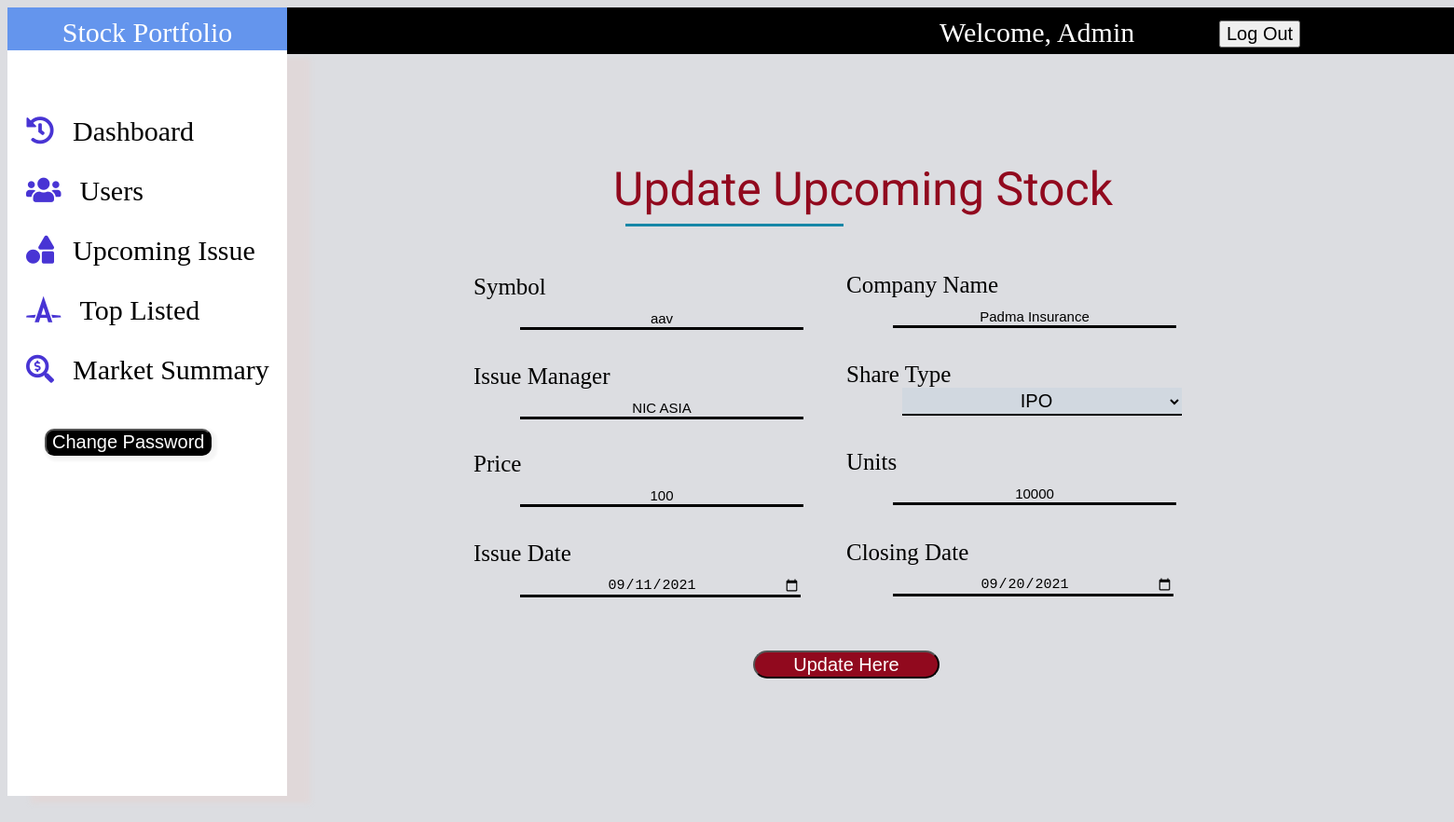
The app's page /project/admin/upcomingissueupdate.php?id=60 (signed in) with its own data.
### tables this page shows
CREATE TABLE `upcoming_issue` (
  `id` int(11) NOT NULL,
  `symbol` varchar(50) NOT NULL,
  `company_name` varchar(150) NOT NULL,
  `issue_manager` varchar(150) NOT NULL,
  `share_types` varchar(150) NOT NULL,
  `price` int(50) NOT NULL,
  `units` int(50) NOT NULL,
  `issue_date` date NOT NULL,
  `close_date` date NOT NULL
);

### project/admin/upcomingissueupdate.php (the view, shortened to what this page needs)
<?php
include("main.php");
include("database.php");
 $sno=$_GET['id'];
 $sql="Select * from upcoming_issue where id={$sno}";
 $result=mysqli_query($conn,$sql);
 if(mysqli_num_rows($result)>0){
    while($row=mysqli_fetch_assoc($result)){
?>
<!DOCTYPE html>
<html lang="en">
<head>
      <link href="css/upcomingadd.css" rel="stylesheet">
</head>
<body>
      <div id="heading">
        <div id="topic">
              <text>Update Upcoming Stock</text>
              <hr>
        </div>
        <div id="mains">
              <form action="upcomingupdating.php" method="POST" onsubmit="return validation()"  >
              <div id="symbol">
              <label>Symbol</label><br>
              <input type="text" id="symbols" name="symbol" value="<?php echo  $row['symbol']?>"><br>
              </div>
              <div id="cname">
              <label>Company Name</label><br>
              <input type="text" id="com_name" name="company_name" value="<?php echo  $row['company_name']?>"><br>
              </div>
              <div id="issmanager">
              <label>Issue Manager</label><br>
              <input type="text" id="iss_manager" name="issue_manager" value="<?php echo  $row['issue_manager']?>"><br>
              </div>
              <div id="sharetype">
              <label>Share Type</label><br>
              <select id="share_type" name="share_types">
              <option selected><?php echo $row['share_types']?></option>
            </select><br>
              </div>
              <div id="price">
              <label>Price</label><br>
              <input type="text" id="prices" name="price" value="<?php echo  $row['price']?>"><br>
              </div>
              <div id="units">
              <label>Units</label><br>
              <input type="text" id="unit" name="units" value="<?php echo  $row['units']?>"><br>
              </div>
              <div id="issdate">
              <label>Issue Date</label><br>
              <input type="date" id="issue_date" name="issue_date" value="<?php echo  $row['issue_date']?>"><br>
              </div>
              <div id="closdate">
              <label>Closing Date</label><br>
              <input type="date" id="close_date" name="close_date" value="<?php echo  $row['close_date']?>"><br>
              </div>
              <button name='submit' id="submit" class="btn">Update Here</button>
              </form>
              <?php
    }
}
    ?>
        </div>
      </div>
</body>
</html>

### project/admin/css/main.css (style rules this page uses)
body { background-color: #dcdde1; overflow: hidden; }
button { font-size: 20px; position: relative; top:-70px; left:1300px; }

### project/admin/css/upcomingadd.css (style rules this page uses)
#heading { position: relative; top:-700px; left:300px; }
#topic { height: 50px; width: 100vw; }
text { color: #91091e; font-size: 50px; padding-left: 350px; font-family: 'Roboto', sans-serif; }
hr { width: 15%; position: relative; left:-300px; border: none; border-bottom: 3px solid #1687a7 ; }
#mains { position: relative; top:70px; left:200px; }
label { font-size: 25px; }
input { margin-bottom: 10px; border: none; border-bottom: 3px solid black; font-size: 15px; background-color: #dcdde1; outline: none; position: relative; top:10px; left:50px; width: 300px; text-align: center; }
select { position: relative; left:60px; border: none; border-bottom: 2px solid black; height: 30px; width: 300px; background-color: #d1d8e0; outline: none; font-size: 20px; text-align: center; }
#cname { position: relative; top:-80px; left:400px; }
#issmanager { position: relative; top:-60px; }
#sharetype { position: relative; top:-140px; left:400px; }
#price { position: relative; top:-120px; }
#units { position: relative; top:-200px; left:400px; }
#issdate { position: relative; top:-180px; }
#closdate { position: relative; top:-260px; left:400px; }
.btn { position: relative; top:-220px; left:300px; height: 30px; width: 200px; background-color: #91091e; color:white; border-radius: 40px; }

### records on screen
upcoming_issue: symbol "aav", company_name "Padma Insurance", issue_manager "NIC ASIA", share_types "IPO", price "100", units "10000", issue_date "09/11/2021", close_date "09/20/2021"

### other values on screen
$_SESSION['mail'] "Admin"
